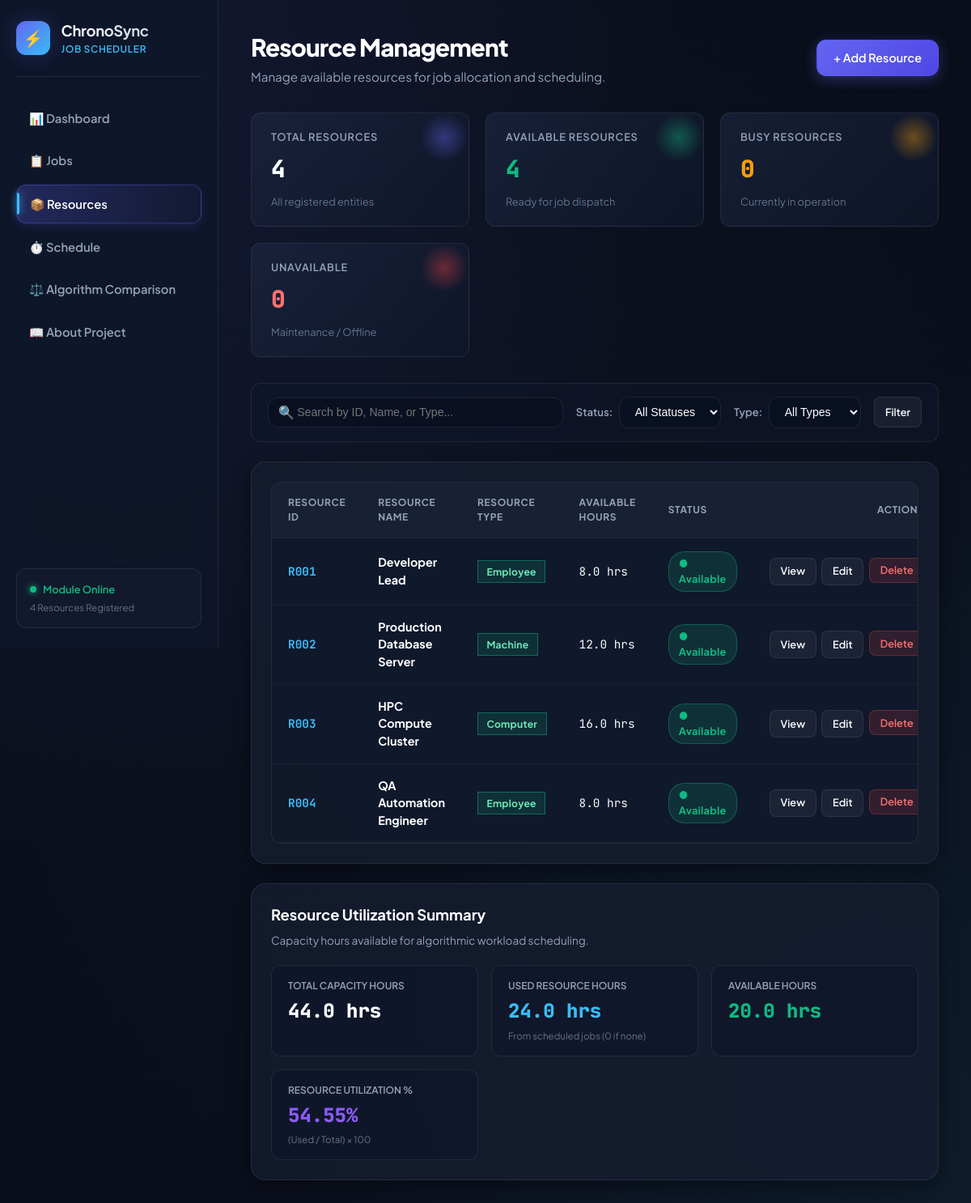
Page /resources on the committed database.
### tables this page shows
CREATE TABLE resources (
            id INTEGER PRIMARY KEY AUTOINCREMENT,
            resource_id TEXT UNIQUE NOT NULL,
            resource_name TEXT NOT NULL,
            resource_type TEXT NOT NULL,
            available_hours REAL NOT NULL,
            status TEXT NOT NULL DEFAULT 'Available'
        );

### app.py (the view)
@app.route("/resources")
def resources_view():
    search_query = request.args.get("search", "").strip()
    status_filter = request.args.get("status", "All").strip()
    type_filter = request.args.get("type", "All").strip()
    conn = get_db_connection()
    cursor = conn.cursor()
    query = "SELECT * FROM resources WHERE 1=1"
    params = []
    if search_query:
        pattern = f"%{search_query}%"
        query += " AND (resource_id LIKE ? OR resource_name LIKE ? OR resource_type LIKE ?)"
        params.extend([pattern, pattern, pattern])
    if status_filter and status_filter != "All":
        query += " AND status = ?"
        params.append(status_filter)
    if type_filter and type_filter != "All":
        query += " AND resource_type = ?"
        params.append(type_filter)
    query += " ORDER BY id ASC"
    cursor.execute(query, params)
    resources = [dict(r) for r in cursor.fetchall()]
    cursor.execute("SELECT COUNT(*) FROM resources")
    total_count = cursor.fetchone()[0]
    cursor.execute("SELECT COUNT(*) FROM resources WHERE status = 'Available'")
    available_count = cursor.fetchone()[0]
    cursor.execute("SELECT COUNT(*) FROM resources WHERE status = 'Busy'")
    busy_count = cursor.fetchone()[0]
    cursor.execute("SELECT COUNT(*) FROM resources WHERE status = 'Unavailable'")
    unavailable_count = cursor.fetchone()[0]
    conn.close()
    utilization = calculate_resource_utilization()
    return render_template(
        "resources.html",
        resources=resources,
        search_query=search_query,
        status_filter=status_filter,
        type_filter=type_filter,
        resource_types=RESOURCE_TYPES,
        resource_statuses=RESOURCE_STATUSES,
        total_count=total_count,
        available_count=available_count,
        busy_count=busy_count,
        unavailable_count=unavailable_count,
        utilization=utilization
    )

### app.py (called while the page is built)
def get_db_connection():
    conn = sqlite3.connect(DB_PATH)
    conn.row_factory = sqlite3.Row
    return conn

### templates/resources.html (shortened to what this page needs)
<!DOCTYPE html>
<html lang="en">
<head>
  <link rel="stylesheet" href="{{ url_for('static', filename='css/style.css') }}">
</head>
<body>
  <div class="app-container">
    <aside class="sidebar">
      <a href="/" class="brand-section">
        <div class="brand-logo">⚡</div>
        <div>
          <div class="brand-title">ChronoSync</div>
          <div class="brand-subtitle">Job Scheduler</div>
        </div>
      </a>
      <ul class="nav-links">
        <li><a href="/" class="nav-link">📊 Dashboard</a></li>
        <li><a href="/jobs" class="nav-link">📋 Jobs</a></li>
        <li><a href="/resources" class="nav-link active">📦 Resources</a></li>
        <li><a href="/schedule" class="nav-link">⏱️ Schedule</a></li>
        <li><a href="/comparison" class="nav-link">⚖️ Algorithm Comparison</a></li>
        <li><a href="/about" class="nav-link">📖 About Project</a></li>
      </ul>
      <div class="sidebar-footer">
        <div class="status-indicator">
          <span class="status-dot"></span>
          <span>Module Online</span>
        </div>
        <div style="color: var(--text-dim); margin-top: 4px; font-size: 0.72rem;">
          {{ total_count }} Resources Registered
        </div>
      </div>
    </aside>
    <main class="main-content">
      <header class="page-header">
        <div>
          <h1 class="page-title">Resource Management</h1>
          <p class="page-subtitle">Manage available resources for job allocation and scheduling.</p>
        </div>
        <div>
          <a href="/resources/add" class="btn btn-primary" id="btn-add-resource">
            + Add Resource
          </a>
        </div>
      </header>
      <section class="stats-grid">
        <div class="stat-card" style="--stat-glow: rgba(99, 102, 241, 0.4);">
          <span class="stat-label">Total Resources</span>
          <span class="stat-value">{{ total_count }}</span>
          <span class="stat-meta">All registered entities</span>
        </div>
        <div class="stat-card" style="--stat-glow: rgba(16, 185, 129, 0.4);">
          <span class="stat-label">Available Resources</span>
          <span class="stat-value" style="color: var(--accent-emerald);">{{ available_count }}</span>
          <span class="stat-meta">Ready for job dispatch</span>
        </div>
        <div class="stat-card" style="--stat-glow: rgba(245, 158, 11, 0.4);">
          <span class="stat-label">Busy Resources</span>
          <span class="stat-value" style="color: var(--accent-amber);">{{ busy_count }}</span>
          <span class="stat-meta">Currently in operation</span>
        </div>
        <div class="stat-card" style="--stat-glow: rgba(239, 68, 68, 0.4);">
          <span class="stat-label">Unavailable</span>
          <span class="stat-value" style="color: #F87171;">{{ unavailable_count }}</span>
          <span class="stat-meta">Maintenance / Offline</span>
        </div>
      </section>
      <form method="GET" action="/resources" class="filter-bar" id="resource-filter-form">
        <div style="flex: 1; min-width: 240px; display: flex; align-items: center; position: relative;">
          <input
            type="text"
            name="search"
            id="search-input"
            class="filter-input"
            placeholder="Search by ID, Name, or Type..."
            value="{{ search_query }}"
            style="width: 100%; padding-left: 2.2rem;"
          >
          <span style="position: absolute; left: 0.8rem; color: var(--text-dim); pointer-events: none;">🔍</span>
        </div>
        <div style="display: flex; align-items: center; gap: 0.5rem;">
          <label for="status-select" style="font-size: 0.82rem; font-weight: 600; color: var(--text-muted);">Status:</label>
          <select name="status" id="status-select" class="filter-input" onchange="document.getElementById('resource-filter-form').submit();">
            <option value="All" {% if status_filter == 'All' %}selected{% endif %}>All Statuses</option>
          </select>
        </div>
        <div style="display: flex; align-items: center; gap: 0.5rem;">
          <label for="type-select" style="font-size: 0.82rem; font-weight: 600; color: var(--text-muted);">Type:</label>
          <select name="type" id="type-select" class="filter-input" onchange="document.getElementById('resource-filter-form').submit();">
            <option value="All" {% if type_filter == 'All' %}selected{% endif %}>All Types</option>
          </select>
        </div>
        <button type="submit" class="btn btn-secondary btn-sm" style="height: 38px;">Filter</button>
      </form>
      <div class="glass-panel">
        <div class="table-container">
          <table class="cyber-table" id="resources-table">
            <thead>
              <tr>
                <th>Resource ID</th>
                <th>Resource Name</th>
                <th>Resource Type</th>
                <th>Available Hours</th>
                <th>Status</th>
                <th style="text-align: right;">Actions</th>
              </tr>
            </thead>
            <tbody>
              {% if resources %}
                {% for r in resources %}
                <tr id="resource-row-{{ r.id }}">
                  <td>
                    <span style="font-family: var(--font-mono); font-weight: 700; color: var(--accent-cyan);">
                      {{ r.resource_id }}
                    </span>
                  </td>
                  <td>
                    <strong style="color: #fff;">{{ r.resource_name }}</strong>
                  </td>
                  <td>
                    <span class="badge badge-greedy">
                      {{ r.resource_type }}
                    </span>
                  </td>
                  <td>
                    <span style="font-family: var(--font-mono);">{{ r.available_hours }} hrs</span>
                  </td>
                  <td>
                    {% if r.status == 'Available' %}
                      <span class="status-badge status-available">● Available</span>
                    {% elif r.status == 'Busy' %}
                      <span class="status-badge status-busy">● Busy</span>
                    {% else %}
                      <span class="status-badge status-unavailable">● Unavailable</span>
                    {% endif %}
                  </td>
                  <td style="text-align: right;">
                    <div style="display: inline-flex; gap: 0.4rem;">
                      <a href="/resources/view/{{ r.id }}" class="btn btn-secondary btn-sm" title="View Details">
                        View
                      </a>
                      <a href="/resources/edit/{{ r.id }}" class="btn btn-secondary btn-sm" title="Edit Resource">
                        Edit
                      </a>
                      <form method="POST" action="/resources/delete/{{ r.id }}" style="display: inline;" onsubmit="return confirm('Are you sure you want to delete resource {{ r.resource_id }} ({{ r.resource_name }})?');">
                        <button type="submit" class="btn btn-danger btn-sm" title="Delete Resource">
                          Delete
                        </button>
                      </form>
                    </div>
                  </td>
                </tr>
                {% endfor %}
              {% else %}
                <tr>
                  <td colspan="6" style="text-align: center; color: var(--text-dim); padding: 3rem;">
                    No resources found matching the specified search or filter criteria.
                  </td>
                </tr>
              {% endif %}
            </tbody>
          </table>
        </div>
      </div>
      <div class="glass-panel" style="margin-top: 1.5rem;">
        <h2 style="font-size: 1.15rem; font-weight: 700; color: #fff; margin-bottom: 0.5rem;">
          Resource Utilization Summary
        </h2>
        <p style="color: var(--text-muted); font-size: 0.85rem; margin-bottom: 1.25rem;">
          Capacity hours available for algorithmic workload scheduling.
        </p>
        <div style="display: grid; grid-template-columns: repeat(auto-fit, minmax(200px, 1fr)); gap: 1rem;">
          <div style="background: rgba(15, 23, 42, 0.6); border: 1px solid var(--border-subtle); border-radius: var(--radius-md); padding: 1rem 1.25rem;">
            <div style="font-size: 0.75rem; text-transform: uppercase; color: var(--text-muted); font-weight: 600;">Total Capacity Hours</div>
            <div style="font-size: 1.5rem; font-weight: 800; color: #fff; font-family: var(--font-mono); margin-top: 0.25rem;">
              {{ utilization.total_hours }} hrs
            </div>
          </div>
          <div style="background: rgba(15, 23, 42, 0.6); border: 1px solid var(--border-subtle); border-radius: var(--radius-md); padding: 1rem 1.25rem;">
            <div style="font-size: 0.75rem; text-transform: uppercase; color: var(--text-muted); font-weight: 600;">Used Resource Hours</div>
            <div style="font-size: 1.5rem; font-weight: 800; color: var(--accent-cyan); font-family: var(--font-mono); margin-top: 0.25rem;">
              {{ utilization.used_hours }} hrs
            </div>
            <div style="font-size: 0.72rem; color: var(--text-dim); margin-top: 0.2rem;">From scheduled jobs (0 if none)</div>
          </div>
          <div style="background: rgba(15, 23, 42, 0.6); border: 1px solid var(--border-subtle); border-radius: var(--radius-md); padding: 1rem 1.25rem;">
            <div style="font-size: 0.75rem; text-transform: uppercase; color: var(--text-muted); font-weight: 600;">Available Hours</div>
            <div style="font-size: 1.5rem; font-weight: 800; color: var(--accent-emerald); font-family: var(--font-mono); margin-top: 0.25rem;">
              {{ utilization.available_hours }} hrs
            </div>
          </div>
          <div style="background: rgba(15, 23, 42, 0.6); border: 1px solid var(--border-subtle); border-radius: var(--radius-md); padding: 1rem 1.25rem;">
            <div style="font-size: 0.75rem; text-transform: uppercase; color: var(--text-muted); font-weight: 600;">Resource Utilization %</div>
            <div style="font-size: 1.5rem; font-weight: 800; color: var(--accent-purple); font-family: var(--font-mono); margin-top: 0.25rem;">
              {{ utilization.utilization_percentage }}%
            </div>
            <div style="font-size: 0.72rem; color: var(--text-dim); margin-top: 0.2rem;">(Used / Total) × 100</div>
          </div>
        </div>
      </div>
    </main>
  </div>
</body>
</html>

### rows in the picture
resources: resource_id "R001", resource_name "Developer Lead", resource_type "Employee", available_hours "8.0", status "● Available"
resources: resource_id "R002", resource_name "Production Database Server", resource_type "Machine", available_hours "12.0", status "● Available"
resources: resource_id "R003", resource_name "HPC Compute Cluster", resource_type "Computer", available_hours "16.0", status "● Available"
resources: resource_id "R004", resource_name "QA Automation Engineer", resource_type "Employee", available_hours "8.0", status "● Available"

### other values in the picture
{{ total_count }} "4"
{{ available_count }} "4"
{{ busy_count }} "0"
{{ unavailable_count }} "0"
{{ utilization.total_hours }} "44.0"
{{ utilization.used_hours }} "24.0"
{{ utilization.available_hours }} "20.0"
{{ utilization.utilization_percentage }} "54.55"
